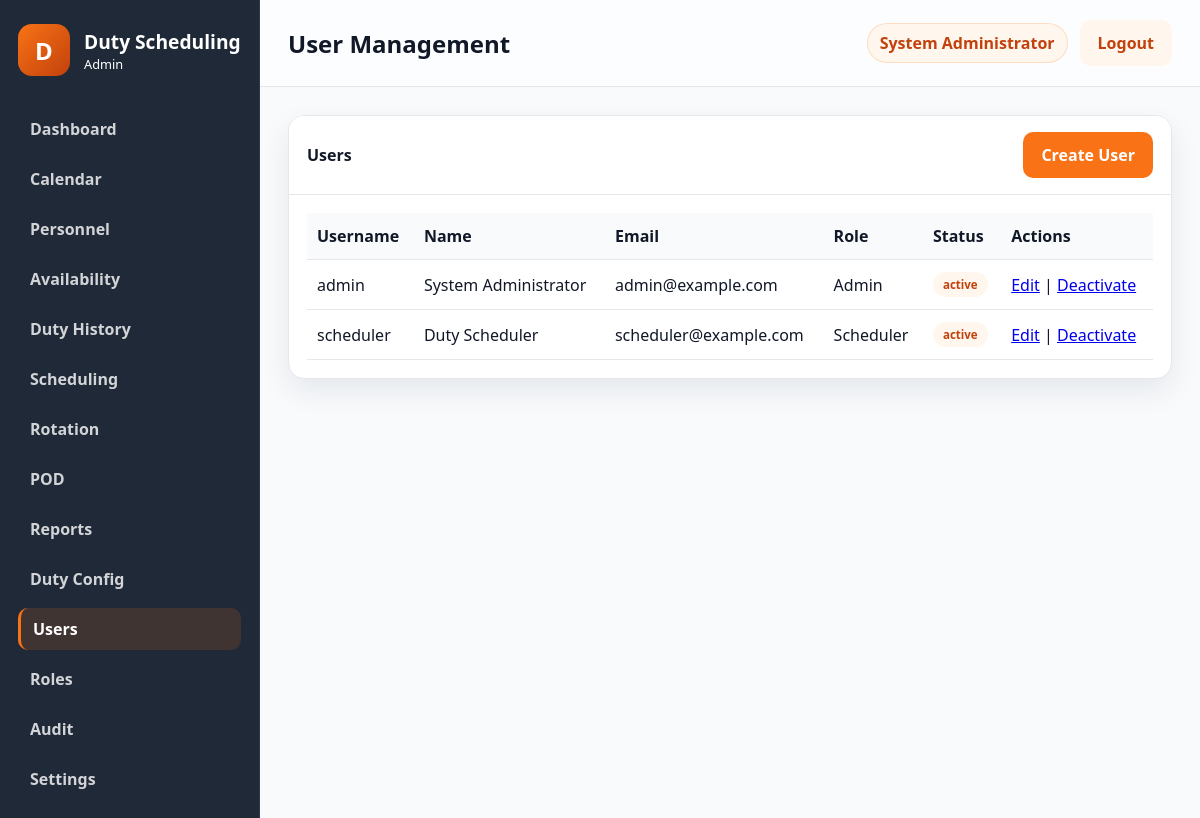
Page /public/?route=users/index (signed in) on the committed database.
### tables this page shows
CREATE TABLE users (
    id INT NOT NULL AUTO_INCREMENT,
    username VARCHAR(50) NOT NULL,
    password_hash VARCHAR(255) NOT NULL,
    full_name VARCHAR(100) NOT NULL,
    email VARCHAR(100) NULL,
    role_id INT NOT NULL,
    status ENUM('active','inactive') NOT NULL DEFAULT 'active',
    failed_login_attempts INT NOT NULL DEFAULT 0,
    locked_until DATETIME NULL,
    last_login DATETIME NULL,
    created_at TIMESTAMP NOT NULL DEFAULT CURRENT_TIMESTAMP,
    updated_at TIMESTAMP NOT NULL DEFAULT CURRENT_TIMESTAMP ON UPDATE CURRENT_TIMESTAMP,
    PRIMARY KEY (id),
    UNIQUE KEY uk_users_username (username),
    KEY idx_users_role_id (role_id),
    CONSTRAINT fk_users_role_id FOREIGN KEY (role_id) REFERENCES roles (id)
        ON UPDATE CASCADE
        ON DELETE RESTRICT
);

CREATE TABLE roles (
    id INT NOT NULL AUTO_INCREMENT,
    role_name VARCHAR(50) NOT NULL,
    description VARCHAR(255) NULL,
    permissions LONGTEXT NULL,
    is_active TINYINT(1) NOT NULL DEFAULT 1,
    created_at TIMESTAMP NOT NULL DEFAULT CURRENT_TIMESTAMP,
    updated_at TIMESTAMP NOT NULL DEFAULT CURRENT_TIMESTAMP ON UPDATE CURRENT_TIMESTAMP,
    PRIMARY KEY (id),
    UNIQUE KEY uk_roles_role_name (role_name)
);

### controllers/UserController.php (called while the page is built, shortened)
<?php
class UserController
{
    public function index(): void
    {
        $pageTitle = 'User Management';
        $users = User::all();
        include APP_ROOT . '/views/layouts/layout.php';
    }
}

### public/index.php (called while the page is built, shortened)
<?php
$route = trim((string) ($_GET['route'] ?? ''), " /\t\n\r");
$routeResolver = resolve_route($route);
[$controllerName, $actionName] = $routeResolver;
if ($route !== 'auth/login' && $route !== 'auth/logout' && !is_logged_in()) {
    redirect(APP_PUBLIC_URL . '/?route=auth/login');
}
$controller = new $controllerName();
$controller->{$actionName}();

### core/functions.php (called while the page is built, shortened)
<?php
function normalize_permission(string $permission): string
{
    $normalized = trim(strtolower($permission));
    $normalized = str_replace(':', '.', $normalized);
    $normalized = str_replace('_', '.', $normalized);
    return $normalized;
}
function e(mixed $value): string
{
    return htmlspecialchars((string) $value, ENT_QUOTES, 'UTF-8');
}
function user_has_permission(string $permission): bool
{
    $user = current_user();
    $permissions = $user['permissions'] ?? [];
    return in_array(normalize_permission($permission), $permissions, true);
}

### core/auth.php (called while the page is built, shortened)
<?php
function is_logged_in(): bool
{
    $user = current_user();
    return !empty($user);
}
function current_user(): ?array
{
    $sessionUser = $_SESSION['user'] ?? null;
    $userId = (int) ($_SESSION['user_id'] ?? 0);
    if (is_array($sessionUser) && !empty($sessionUser['id'])) {
        $user = User::findById($userId);
        $role = Role::findById((int) ($user['role_id'] ?? 0));
        $user['role_name'] = $role['role_name'] ?? ($sessionUser['role_name'] ?? '');
        $user['permissions'] = Role::getPermissionsForRoleId((int) ($user['role_id'] ?? 0));
        return $user;
    }
    $user = User::findById($userId);
    $role = Role::findById((int) ($user['role_id'] ?? 0));
    $user['role_name'] = $role['role_name'] ?? '';
    $user['permissions'] = Role::getPermissionsForRoleId((int) ($user['role_id'] ?? 0));
    return $user;
}

### models/User.php (called while the page is built, shortened)
<?php
class User
{
    public static function all(): array
    {
        $pdo = get_db();
        $statement = $pdo->query(
            'SELECT u.*, r.role_name, r.permissions AS role_permissions
             FROM users u
             LEFT JOIN roles r ON r.id = u.role_id
             ORDER BY u.id ASC'
        );
        $rows = $statement->fetchAll() ?: [];
        return $rows;
    }
    public static function findById(int $id): ?array
    {
        $pdo = get_db();
        $statement = $pdo->prepare(
            'SELECT u.*, r.role_name, r.permissions AS role_permissions
             FROM users u
             LEFT JOIN roles r ON r.id = u.role_id
             WHERE u.id = :id
             LIMIT 1'
        );
        $statement->execute([':id' => $id]);
        $user = $statement->fetch();
        $user['permissions'] = Role::decodePermissions($user['role_permissions'] ?? '[]');
        return $user;
    }
}

### models/Role.php (called while the page is built, shortened)
<?php
class Role
{
    public static function findById(int $id): ?array
    {
        $pdo = get_db();
        $statement = $pdo->prepare('SELECT * FROM roles WHERE id = :id LIMIT 1');
        $statement->execute([':id' => $id]);
        $role = $statement->fetch();
        return $role ?: null;
    }
    public static function getPermissionsForRoleId(int $roleId): array
    {
        $role = self::findById($roleId);
        return self::decodePermissions($role['permissions'] ?? '[]');
    }
    public static function decodePermissions(mixed $permissions): array
    {
        $values = [];
        if (is_array($permissions)) {
            $values = array_values($permissions);
        } else {
            $decoded = json_decode((string) $permissions, true);
            if (is_array($decoded)) {
                $values = array_values($decoded);
            }
        }
        $normalized = [];
        foreach ($values as $value) {
            $normalized[] = normalize_permission((string) $value);
        }
        return array_values(array_unique($normalized));
    }
}

### views/users/list.php (the view, shortened to what this page needs)
<div class="panel">
    <div class="panel-header">
        <span>Users</span>
        <a class="btn btn-primary" href="<?= e(APP_PUBLIC_URL . '/?route=users/create'); ?>">Create User</a>
    </div>
    <div class="panel-body">
        <table class="data-table">
            <thead>
                <tr>
                    <th>Username</th>
                    <th>Name</th>
                    <th>Email</th>
                    <th>Role</th>
                    <th>Status</th>
                    <th>Actions</th>
                </tr>
            </thead>
            <tbody>
                <?php foreach ($users as $row): ?>
                    <tr>
                        <td><?= e($row['username']); ?></td>
                        <td><?= e($row['full_name']); ?></td>
                        <td><?= e($row['email'] ?? ''); ?></td>
                        <td><?= e($row['role_name'] ?? 'Unassigned'); ?></td>
                        <td>
                            <span class="badge <?= ($row['status'] ?? 'inactive') === 'active' ? 'badge-primary' : 'badge-muted'; ?>">
                                <?= e($row['status'] ?? 'inactive'); ?>
                            </span>
                        </td>
                        <td>
                            <a href="<?= e(APP_PUBLIC_URL . '/?route=users/edit&id=' . (int) $row['id']); ?>">Edit</a>
                            |
                            <a href="<?= e(APP_PUBLIC_URL . '/?route=users/deactivate&id=' . (int) $row['id']); ?>" onclick="return confirm('Deactivate this user?');">Deactivate</a>
                        </td>
                    </tr>
                <?php endforeach; ?>
            </tbody>
        </table>
    </div>
</div>

### views/layouts/layout.php (shortened to what this page needs)
<?php
$user = $user ?? current_user();
$pageTitle = $pageTitle ?? 'Dashboard';
$viewFile = $viewFile ?? APP_ROOT . '/views/dashboard/index.php';
?>
<!doctype html>
<html lang="en">
<head>
    <link rel="stylesheet" href="<?= e(APP_PUBLIC_URL . '/assets/css/app.css'); ?>">
    <link rel="stylesheet" href="<?= e(APP_PUBLIC_URL . '/assets/css/print.css'); ?>">
</head>
<body class="app-body">
    <div class="app-shell">
        <?php include APP_ROOT . '/views/layouts/sidebar.php'; ?>
        <main class="main-panel">
            <header class="topbar no-print">
                <div>
                    <h1><?= e($pageTitle); ?></h1>
                </div>
                <div class="topbar-actions">
                    <span class="user-pill"><?= e($user['full_name'] ?? 'Administrator'); ?></span>
                    <a class="btn btn-secondary" href="<?= e(APP_PUBLIC_URL . '/?route=auth/logout'); ?>">Logout</a>
                </div>
            </header>
            <section class="content-area">
                <?php include $viewFile; ?>
            </section>
        </main>
    </div>
</body>
</html>

### public/assets/css/app.css (style rules this page uses)
:root { --primary: #F97316; --primary-dark: #C2410C; --primary-light: #FFF7ED; --dark: #1F2937; --bg: #F8FAFC; --border: #E5E7EB; --text: #111827; --muted: #6B7280; --shadow: 0 12px 30px rgba(15, 23, 42, 0.08); --radius: 16px; --card-bg: #FFFFFF; --danger: #DC2626; --success: #16A34A; --warning: #F59E0B; }
* { box-sizing: border-box; }
html, body { margin: 0; min-height: 100%; font-family: "Segoe UI", Tahoma, Geneva, Verdana, sans-serif; background: var(--bg); color: var(--text); }
body { min-height: 100vh; }
.btn { display: inline-flex; align-items: center; justify-content: center; padding: 12px 18px; border: none; border-radius: 10px; text-decoration: none; cursor: pointer; font-weight: 600; transition: opacity 0.2s ease; }
.btn-primary { background: var(--primary); color: #fff; }
.btn-secondary { background: var(--primary-light); color: var(--primary-dark); }
.app-body { background: var(--bg); }
.app-shell { display: flex; min-height: 100vh; }
.main-panel { flex: 1; display: flex; flex-direction: column; }
.topbar { display: flex; align-items: center; justify-content: space-between; padding: 20px 28px; background: rgba(255, 255, 255, 0.6); border-bottom: 1px solid var(--border); backdrop-filter: blur(10px); }
.topbar h1 { margin: 0; font-size: 1.5rem; }
.topbar-actions { display: flex; align-items: center; gap: 12px; }
.user-pill { background: var(--primary-light); color: var(--primary-dark); border: 1px solid rgba(249, 115, 22, 0.2); border-radius: 999px; padding: 8px 12px; font-weight: 600; }
.content-area { padding: 28px; }
.data-table { width: 100%; border-collapse: collapse; }
.data-table th, .data-table td { padding: 12px 10px; text-align: left; border-bottom: 1px solid var(--border); }
.data-table th { background: #f8fafc; }
.panel { background: var(--card-bg); border: 1px solid var(--border); border-radius: var(--radius); overflow: hidden; box-shadow: var(--shadow); }
.panel-header { display: flex; align-items: center; justify-content: space-between; padding: 16px 18px; border-bottom: 1px solid var(--border); background: #fff; font-weight: 700; }
.badge { display: inline-flex; align-items: center; justify-content: center; border-radius: 999px; padding: 5px 10px; font-size: 0.72rem; font-weight: 700; }
.badge-primary { background: var(--primary-light); color: var(--primary-dark); }
.panel-body { padding: 18px; }
.no-print { print-color-adjust: exact; }

### public/assets/css/print.css (style rules this page uses)
body { background: #fff; }

### rows in the picture
users: full_name "System Administrator", username "admin", email "admin@example.com", role.role_name "Admin", status "active"
users: username "scheduler", full_name "Duty Scheduler", email "scheduler@example.com", role.role_name "Scheduler", status "active"

### other values in the picture
$item['label'] "Dashboard"
$item['label'] "Calendar"
$item['label'] "Personnel"
$item['label'] "Availability"
$item['label'] "Duty History"
$item['label'] "Scheduling"
$item['label'] "Rotation"
$item['label'] "POD"
$item['label'] "Reports"
$item['label'] "Duty Config"
$item['label'] "Users"
$item['label'] "Roles"
$item['label'] "Audit"
$item['label'] "Settings"
$pageTitle "User Management"
